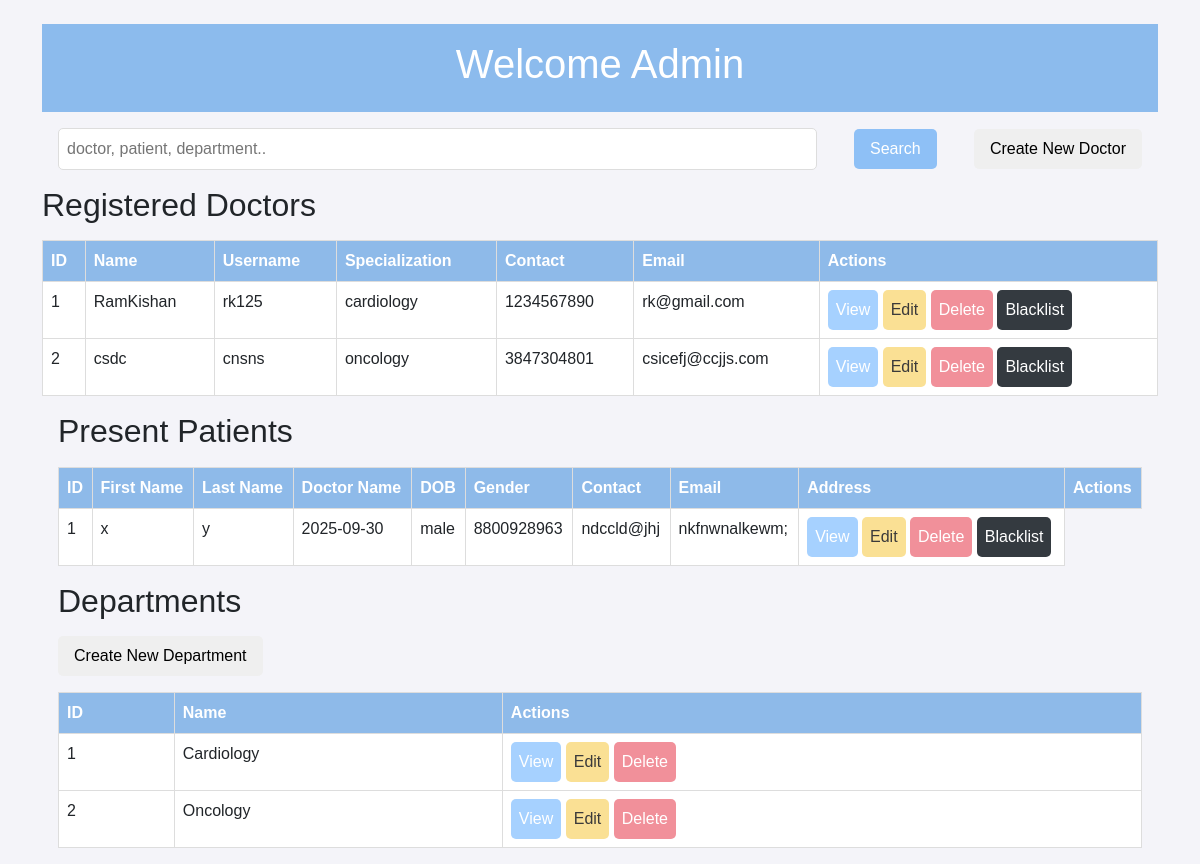
Screenshot of /admindb with the database file from the repository.
### model.py (models this page shows)
class Doctor(db.Model):
    id = db.Column(db.Integer, primary_key=True)
    name = db.Column(db.String(100), nullable=False)
    username = db.Column(db.String(50), unique=True, nullable=False)
    password = db.Column(db.String(255), nullable=False)
    specialization = db.Column(db.String(100), nullable=False)
    contact = db.Column(db.String(15))
    email = db.Column(db.String(100), unique=True)
    appointments = db.relationship('Appointment', backref='doctor', lazy=True)
    treatments = db.relationship('Treatment', backref='doctor', lazy=True)

class Patient(db.Model):
    id = db.Column(db.Integer, primary_key=True)
    first_name = db.Column(db.String(50), nullable=False)
    last_name = db.Column(db.String(50))
    username = db.Column(db.String(50), unique=True, nullable=False)
    dob = db.Column(db.Date, nullable=False)
    gender = db.Column(db.String(10), nullable=False)
    contact = db.Column(db.String(15), nullable=False)
    email = db.Column(db.String(100), unique=True, nullable=False)
    address = db.Column(db.String(200), nullable=False)
    password = db.Column(db.String(255), nullable=False)
    medical_records = db.relationship('MedicalRecord', backref='patient', lazy=True)
    role = db.Column(db.String(20), default='Patient', nullable=False)
    status = db.Column(db.String(20), default='Active', nullable=False)
    appointments = db.relationship('Appointment', backref='patient', lazy=True)
    treatments = db.relationship('Treatment', backref='patient', lazy=True)

class Department(db.Model):
    id = db.Column(db.Integer, primary_key=True)
    name = db.Column(db.String(100), unique=True, nullable=False)

### app.py (the view)
@app.route('/admindb')
def admindb():
    doctors = Doctor.query.all()
    admins = Admin.query.all()
    patients = Patient.query.all()
    departments = Department.query.all()
    return render_template('admindb.html', doctors=doctors, admins=admins, patients=patients, departments=departments)

### templates/admindb.html (shortened to what this page needs)
{% extends 'base.html' %}
{% block content %}
</head>
<body>
    <div class="header">
        <h1>Welcome Admin</h1>
    </div>
    <div class="search-bar">
        <input type="text" placeholder="doctor, patient, department..">
        <button class="search-btn">Search</button>
        <button onclick="location.href='/createdoc'">Create New Doctor</button>
    </div>
    <div>
        <h2>Registered Doctors</h2>
        <table class="table">
            <thead>
                <tr>
                    <th>ID</th>
                    <th>Name</th>
                    <th>Username</th>
                    <th>Specialization</th>
                    <th>Contact</th>
                    <th>Email</th>
                    <th>Actions</th>
                </tr>
            </thead>
            <tbody>
                {% for doctor in doctors %}
                <tr>
                    <td>{{ doctor.id }}</td>
                    <td>{{ doctor.name }}</td>
                    <td>{{ doctor.username }}</td>
                    <td>{{ doctor.specialization }}</td>
                    <td>{{ doctor.contact }}</td>
                    <td>{{ doctor.email }}</td>
                    <td>
                    <button class="view-btn">View</button>
                    <button class="edit-btn" onclick="location.href='/edit_doctor/{{ doctor.id }}'">Edit</button>
                    <button class="delete-btn" onclick="location.href='/delete_doctor/{{ doctor.id }}'">Delete</button>
                    <button class="blacklist-btn" onclick="location.href='/blacklist_doctor/{{ doctor.id }}'">Blacklist</button>
                    </td>
                </tr>
                {% endfor %}
            </tbody>
        </table>
    </div>
    <div class="section">
        <h2>Present Patients</h2>
        <table class="table">
            <thead>
                <tr>
                    <th>ID</th>
                    <th>First Name</th>
                    <th>Last Name</th>
                    <th>Doctor Name</th>
                    <th>DOB</th>
                    <th>Gender</th>
                    <th>Contact</th>
                    <th>Email</th>
                    <th>Address</th>
                    <th>Actions</th>
                </tr>
            </thead>
            <tbody>
                    {% for patient in patients %}
                <tr>
                    <td>{{patient.id}}</td>
                    <td>{{patient.first_name}}</td>
                    <td>{{patient.last_name}}</td>
                    <td>{{patient.dob}}</td>
                    <td>{{patient.gender}}</td>
                    <td>{{patient.contact}}</td>
                    <td>{{patient.email}}</td>
                    <td>{{patient.address}}</td>
                    <td>
                        <button class="view-btn">View</button>
                        <button class="edit-btn" onclick="location.href='/edit_patient/{{ patient.id }}'">Edit</button>
                        <button class="delete-btn" onclick="location.href='/delete_patient/{{ patient.id }}'">Delete</button>
                        <button class="blacklist-btn" onclick="location.href='/blacklist_patient/{{ patient.id }}'">Blacklist</button>
                    </td>
                </tr>
                {% endfor %}
            </tbody>
        </table>
    </div>
    <div class="section">
        <h2>Departments</h2>
        <button style="padding: 0.5rem 1rem;
            border: none;
            border-radius: 5px;
            cursor: pointer; align-items: right;" onclick="location.href='/createdep'">Create New Department</button>
        <table class="table">
            <thead>
                <tr>
                    <th>ID</th>
                    <th>Name</th>
                    <th>Actions</th>
                </tr>
            </thead>
            <tbody>
                {% for department in departments %}
                <tr>
                    <td>{{ department.id }}</td>
                    <td>{{ department.name }}</td>
                    <td>
                        <button class="view-btn">View</button>
                        <button class="edit-btn" onclick="location.href='/editdep/{{ department.id }}'">Edit</button>
                        <button class="delete-btn" onclick="location.href='/deletedep/{{ department.id }}'">Delete</button>
                    </td>
                </tr>
                {% endfor %}
            </tbody>
        </table>
    </div>
{% endblock %}

### templates/base.html (shortened to what this page needs)
<!DOCTYPE html>
<html lang="en">
<head>
    <link href="https://cdn.jsdelivr.net/npm/bootstrap@5.3.0/dist/css/bootstrap.min.css" rel="stylesheet">
</head>
<body>
    <div class="container mt-4">
        {% block content %}{% endblock %}
    </div>
</body>
</html>

### templates/admindb.html (style rules this page uses)
body { font-family: Arial, sans-serif; margin: 0; padding: 0; background-color: #f4f4f9; }
.header { background-color: #8cbbed; color: white; padding: 1rem; text-align: center; }
.search-bar { display: flex; justify-content: space-between; align-items: center; margin: 1rem auto; padding: 0 1rem; }
.search-bar input { width: 70%; padding: 0.5rem; border: 1px solid #ddd; border-radius: 5px; }
.search-bar button { padding: 0.5rem 1rem; border: none; border-radius: 5px; cursor: pointer; }
.search-bar .search-btn { background-color: #8ec0f6; color: white; }
.section { margin: 1rem auto; padding: 0 1rem; }
.section h2 { margin-bottom: 1rem; }
.edit-btn { background-color: #fae094; color: rgb(59, 58, 58); padding: 0.5rem; border: none; border-radius: 5px; cursor: pointer; }
.delete-btn { background-color: #f1909a; color: white; padding: 0.5rem; border: none; border-radius: 5px; cursor: pointer; }
.blacklist-btn { background-color: #343a40; color: white; padding: 0.5rem; border: none; border-radius: 5px; cursor: pointer; }
.table { width: 100%; border-collapse: collapse; margin-top: 1rem; }
.table th, .table td { border: 1px solid #ddd; padding: 0.5rem; text-align: left; }
.table th { background-color: #8ebae9; color: white; }
.table .view-btn { background-color: #a6d1ff; color: white; padding: 0.5rem; border: none; border-radius: 5px; cursor: pointer; }

### rows the page displays
Doctor: id "1", name "RamKishan", username "rk125", specialization "cardiology", contact "1234567890", email "rk@gmail.com"
Doctor: id "2", name "csdc", username "cnsns", specialization "oncology", contact "3847304801", email "csicefj@ccjjs.com"
Patient: id "1", first_name "x", last_name "y", dob "2025-09-30", gender "male", contact "8800928963", email "ndccld@jhj", address "nkfnwnalkewm;"
Department: id "1", name "Cardiology"
Department: id "2", name "Oncology"
